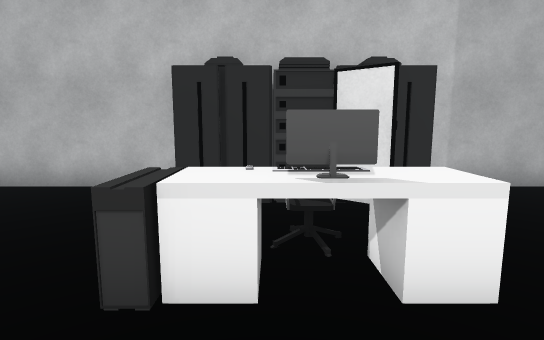
View 1 (above)

19 first-person views from a walk through a 3-D level made in the Unity game engine. The camera is 1.3 m above the floor, tilts 8° down and sees 80° across. The floor is counted in squares, 1 m on a side. Each view is taken from the middle of a square. On the plan, view 1 faces up. The plan holds only what a view shows up to about 14 squares ahead; the rest is blank. The place goes on beyond the plan. The player character is not drawn. Some animated figures are not drawn. Some surface patterns are stand-ins.

View 2
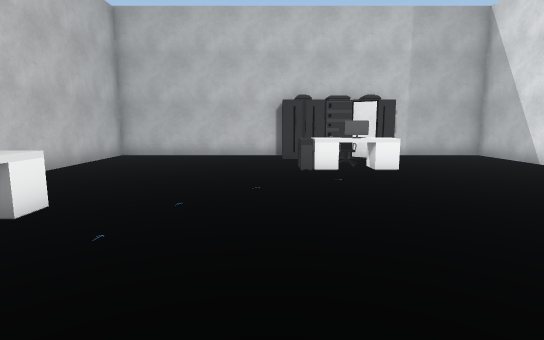

View 3
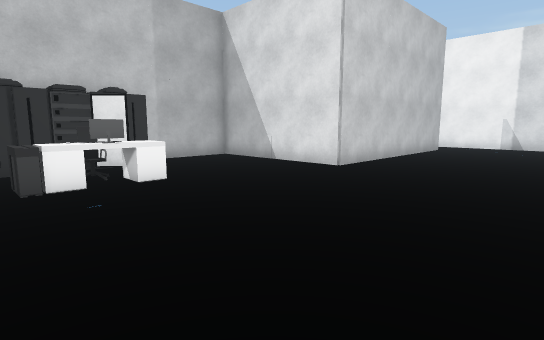

View 4
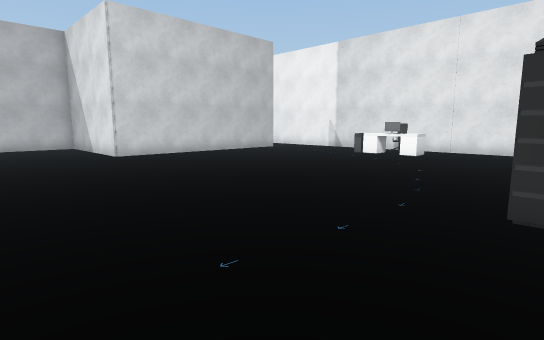

View 5
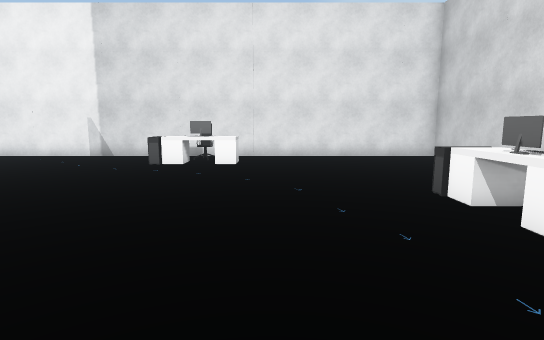

View 6
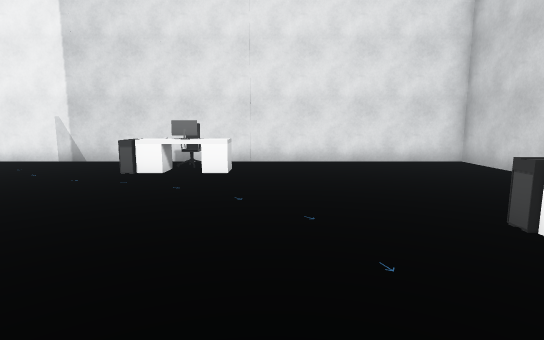

View 7
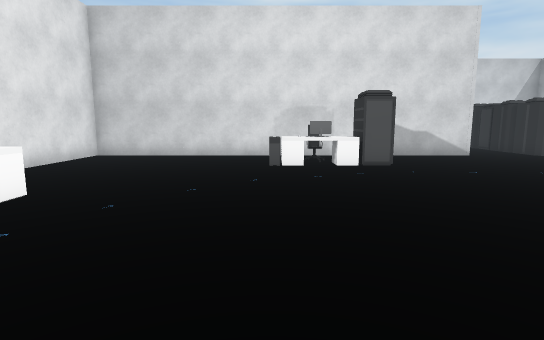

View 8
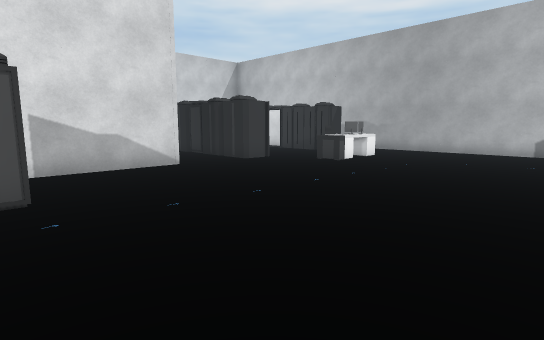

View 9
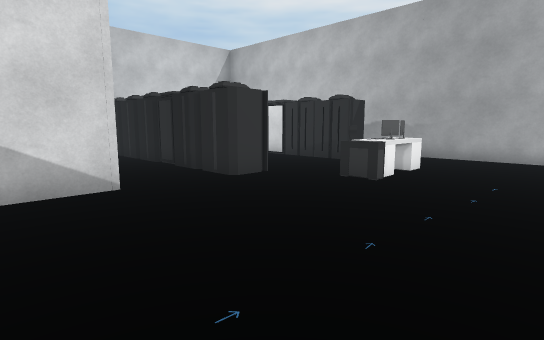

View 10
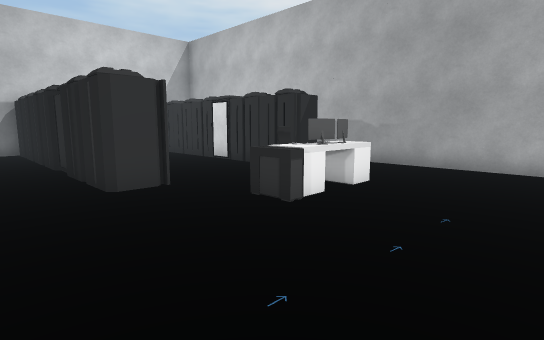

View 11
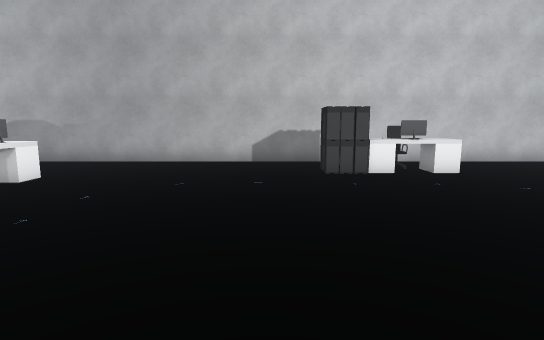

View 12
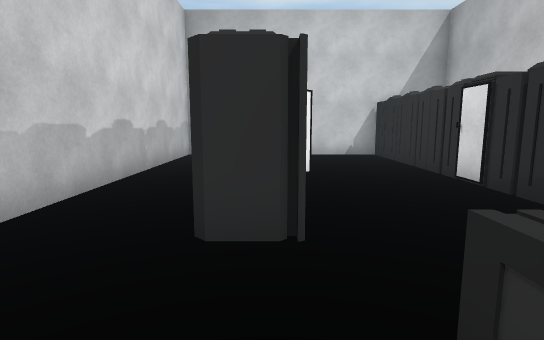

View 13
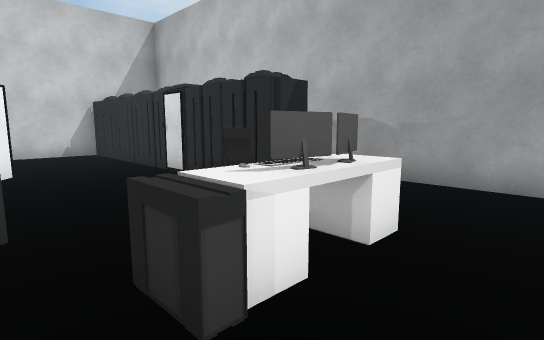

View 14
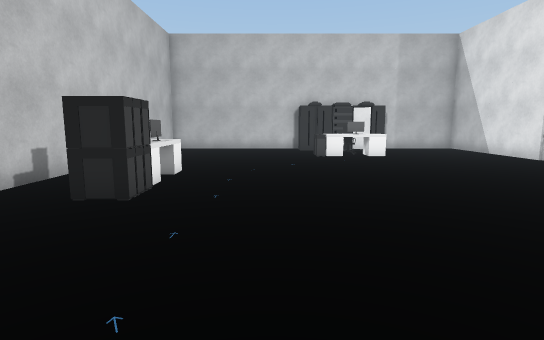

View 15
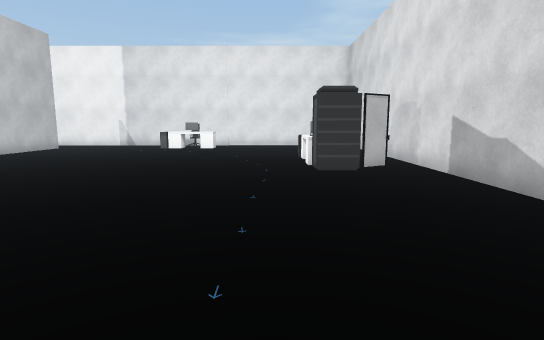

View 16
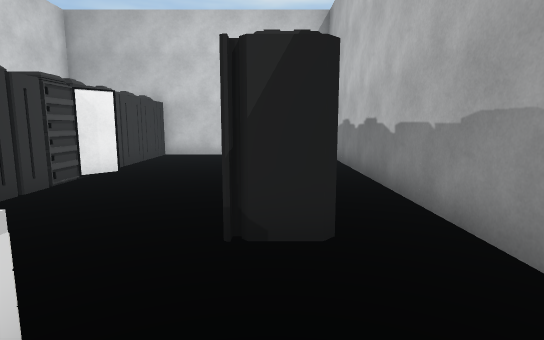

View 17
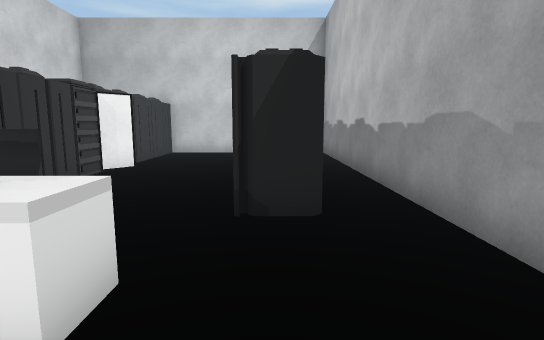

View 18
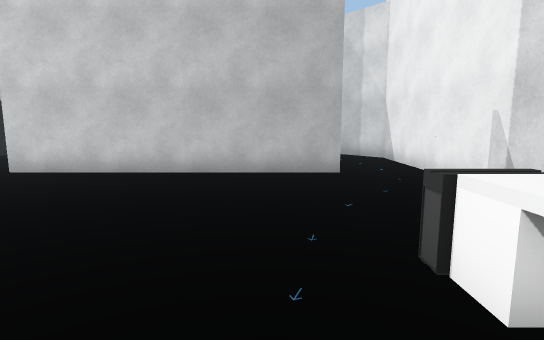

View 19
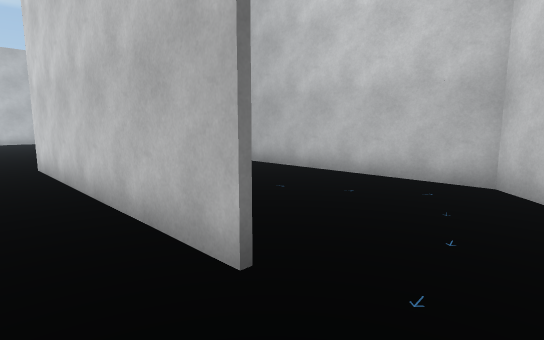

### Floor plan
Points are (right, up) in squares from view 1. A wall is a line through its corners. A room is listed if a view was taken in it or the views show most of it. See-through windows are left out.
Room 1 (views 1, 2, 3, 4, 5, 6, 7, 8, 9, 10, 11, 12, 13, 14, 15, 16, 17, 18, 19)
walls: (2.5, -15.7) (18.4, -15.7) (18.4, 4.8) (16.7, 6.7) (9.2, 6.7); (15.9, 0.7) (6.8, 0.7) (6.8, 6.7) (3.1, 6.7); (-1.5, 6.7) (-8.4, 6.7) (-8.4, -25); (2.6, -26.1) (2.6, -16.1); (-0.5, -26.2) (0.5, -26.2); (-5.5, -26.2) (-1.5, -26.2)
objects: server (-7, -26) to (-6, -24); server (-7, -24) to (-6, -23); server (-7, -22) to (-6, -22); server (-7, -21) to (-6, -20); server (-7, -19) to (-5, -19); server (-7, -18) to (-6, -18); server (-7, -17) to (-6, -16); other object (-7, -5) to (-6, -2); desk (-5, -13); chair (-4, -14) to (-3, -14); keyboard (-4, -13); other object (-4, -12); desk (-3, -13); server (-2, -20) to (0, -19); computer (-2, -13); server (-1, -26) to (0, -25); server (-1, -24) to (0, -23); server (-1, -22) to (0, -22); server (-1, -21) to (0, -20); server (-1, -18) to (0, -18); server (-1, -17) to (0, -16); other object (-1, 2) to (1, 3); other object (7, -14) to (11, -12); other object (16, -8) to (17, -5)

Where each view was taken, in squares from view 1:
view 1: 0 up, 0 right, facing up
view 2: 7 down, 2 left, facing up
view 3: 5 down, 2 left, facing up-right
view 4: 13 down, 2 right, facing up-right
view 5: 9 down, 5 right, facing right
view 6: 9 down, 7 right, facing right
view 7: 2 down, 11 right, facing down
view 8: 6 down, 8 right, facing down-left
view 9: 9 down, 5 right, facing down-left
view 10: 9 down, 2 right, facing down-left
view 11: 7 down, 3 right, facing left
view 12: 12 down, 1 left, facing down
view 13: 11 down, 1 left, facing down-left
view 14: 11 down, 3 left, facing up
view 15: 11 down, 2 left, facing right
view 16: 12 down, 6 left, facing down
view 17: 11 down, 6 left, facing down
view 18: 8 down, 14 right, facing up
view 19: 1 down, 18 right, facing up-left
